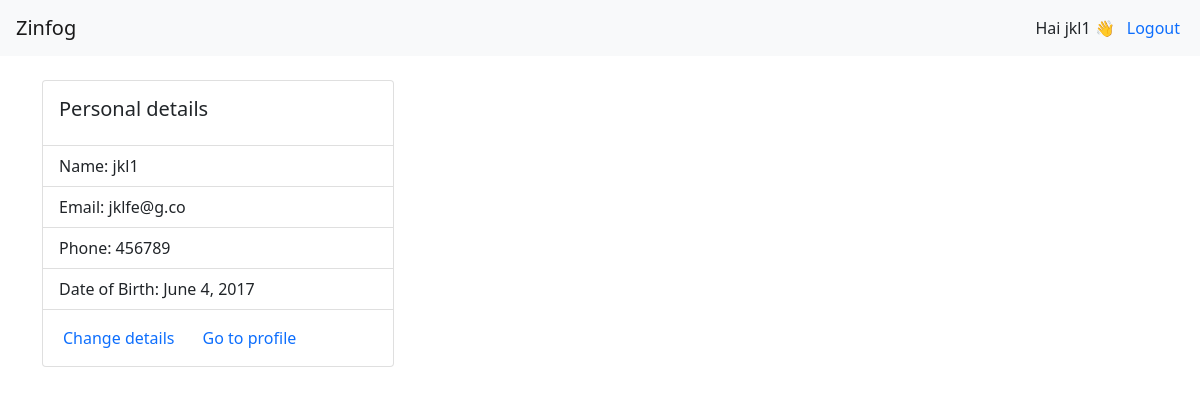
The page / (signed in) on the database its author committed.
### user_side/models.py (models this page shows, shortened)
class Student(models.Model):
    user = models.OneToOneField(User, on_delete=models.CASCADE)
    phone = models.PositiveIntegerField()
    dob = models.DateField()
    age = models.PositiveIntegerField(default=0)
    mark = models.PositiveIntegerField(default=0)
    updated_at = models.DateTimeField(auto_now_add=True)

### user_side/views.py (the view)
# urls.py: path('', views.dashboard, name='dashboard'),
def dashboard(request):
    if request.method == 'GET':
        if request.user.is_authenticated:
            try:
                account = Student.objects.get(user=request.user)
                return render(request, 'user/dashboard.html', {"account": account})
            except Student.DoesNotExist:
                return redirect('login')
        else:
            return redirect('login')
    return render(request, 'user/dashboard.html')

### templates/user/dashboard.html (shortened to what this page needs)
{% extends 'user/base.html' %}
{% block content %}
<div class="container mt-4">
    <div class="card" style="width: 22rem;">
        <div class="card-body">
            <h5 class="card-title">Personal details</h5>
        </div>
            <ul class="list-group list-group-flush">
                <li class="list-group-item"><span class="font-weight-bold">Name:</span> {{account.user.username}}</li>
                <li class="list-group-item">Email: {{ account.user.email }}</li>
                <li class="list-group-item">Phone: {{ account.phone }}</li>
                <li class="list-group-item">Date of Birth: {{ account.dob }}</li>
            </ul>
        <div class="card-body">
            <a href="{% url 'update_personal_details' %}" class="card-link">Change details</a>
            <a href="{% url 'profile' account.user.id %}" class="card-link">Go to profile</a>
        </div>
    </div>
</div>
{% endblock %}

### templates/user/base.html (shortened to what this page needs)
<!DOCTYPE html>
{% load static %}
<html lang="en">
<head>
    <link href="https://cdn.jsdelivr.net/npm/bootstrap@5.1.1/dist/css/bootstrap.min.css" rel="stylesheet">
    <link rel="stylesheet" href="/static/css/style.css">
</head>
<body>
    <nav class="navbar navbar-expand-lg navbar-light bg-light">
        <div class="container-fluid">
        <a class="navbar-brand" href="{% url 'dashboard' %}">Zinfog</a>
        <div class="collapse navbar-collapse" id="navbarSupportedContent">
            <div class="d-flex">
                {% if request.user.is_authenticated %}
                    <p class="m-1 mt-2">Hai {{ request.user.username }} 👋</p>
                    <a href="{% url 'logout' %}"><p class="m-1">Logout</p></a>
                {% else %}
                    <a href="{% url 'login' %}"><p class="m-1">Login</p></a>
                    <a href="{% url 'register' %}"><p class="m-1">signup</p></a>
                {% endif %}
            </div>
        </div>
        </div>
    </nav>
    {% block content %}
    {% endblock %}
</body>
</html>

### static/css/style.css (style rules this page uses)
a { text-decoration: none; padding: 4px; }

### rows shown on the page
Student: user.username "jkl1", user.email "jklfe@g.co", phone "456789", dob "June 4, 2017"

### other values the page prints
{{ request.user.username }} "jkl1"
